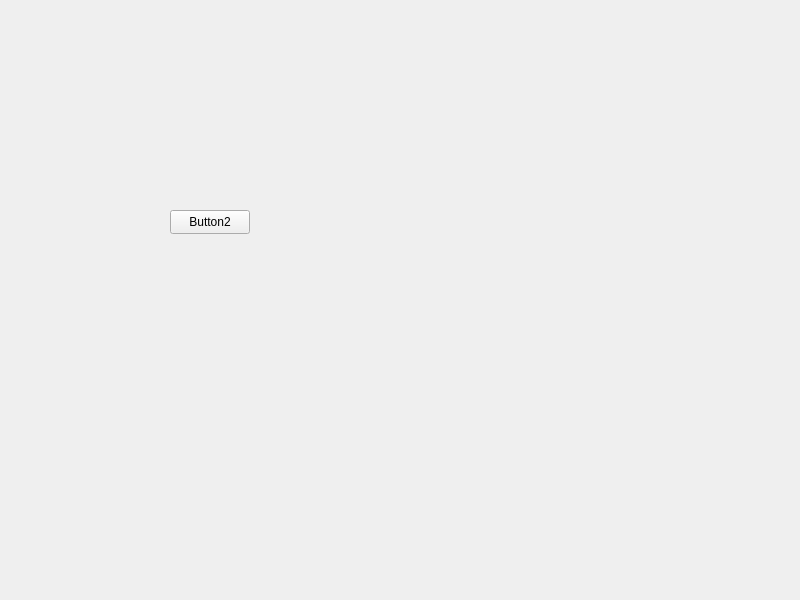
<?xml version="1.0" encoding="UTF-8"?>
<ui version="4.0">
 <class>Widget</class>
 <widget class="QWidget" name="Widget">
  <property name="geometry">
   <rect>
    <x>0</x>
    <y>0</y>
    <width>800</width>
    <height>600</height>
   </rect>
  </property>
  <property name="windowTitle">
   <string>Widget</string>
  </property>
  <widget class="QPushButton" name="button2">
   <property name="geometry">
    <rect>
     <x>170</x>
     <y>210</y>
     <width>80</width>
     <height>24</height>
    </rect>
   </property>
   <property name="text">
    <string>Button2</string>
   </property>
  </widget>
 </widget>
 <resources/>
 <connections/>
</ui>
